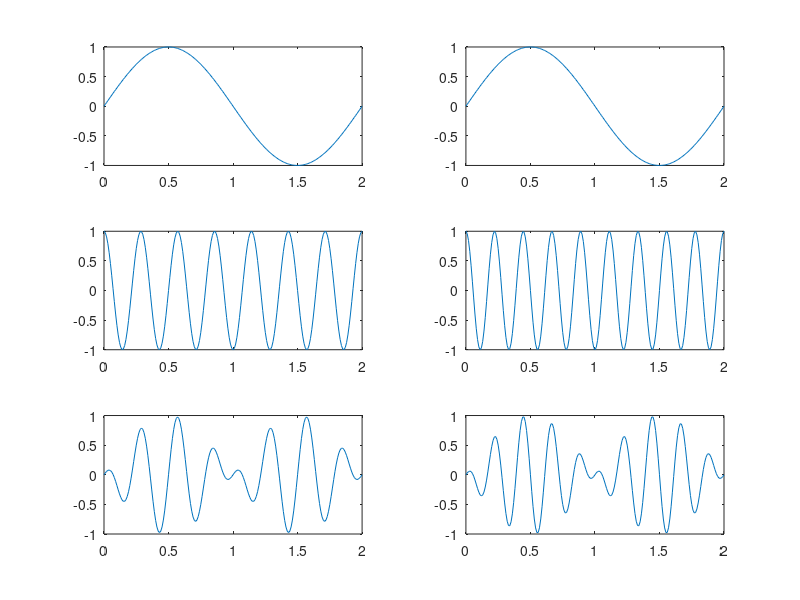

The MATLAB script that drew this image:
T=100;
t=0:1/T:2;
f1=1;
f2=7;
f3=9;
pha2=pi/2;
y1=sin(f1*pi*t);
subplot(3,2,1)
plot(t,y1)
y2=sin(f2*pi*t+pha2);
subplot(3,2,3)
plot(t,y2)
y3=y1.*y2;
subplot(3,2,5)
plot(t,y3)
subplot(3,2,2)
plot(t,y1)
y4=sin(f3*pi*t+pha2);
subplot(3,2,4)
plot(t,y4)
y5=y1.*y4;
subplot(3,2,6)
plot(t,y5)
